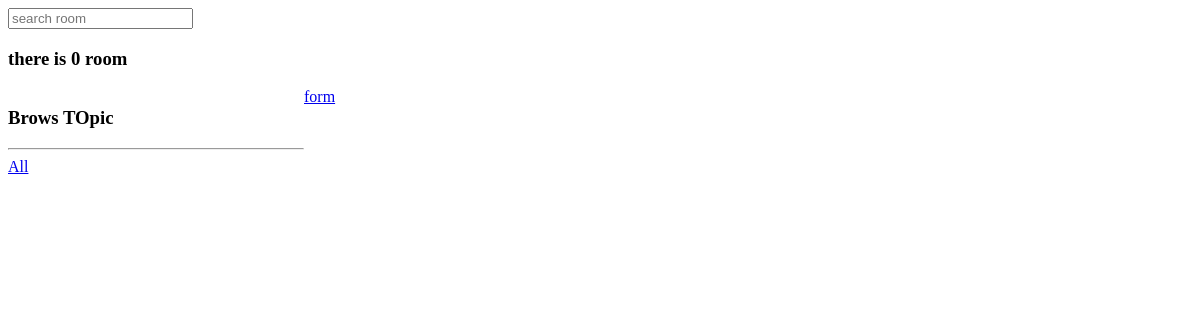
/room/?q=communication, run on an earlier commit of the app's database.
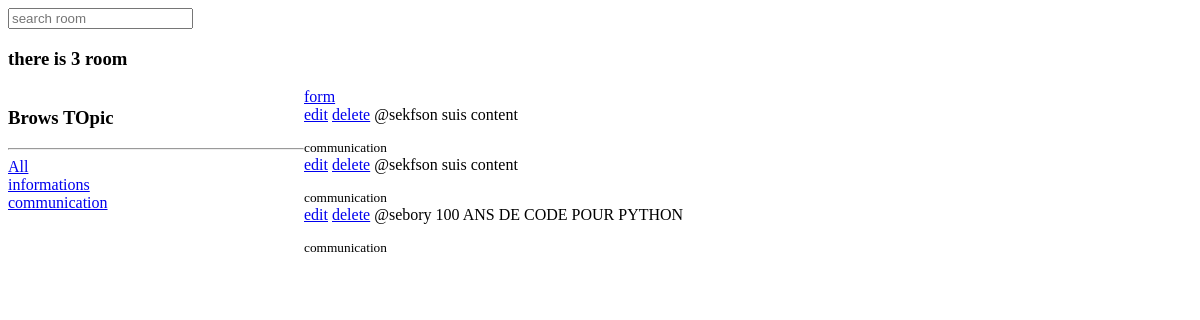
And on a later commit of the database.
### base/models.py (models this page shows, shortened)
class Topic(models.Model):
    name=models.CharField(max_length=200)

class Room(models.Model):
    host=models.ForeignKey(User, on_delete=models.SET_NULL,null=True)
    topic=models.ForeignKey(Topic, on_delete=models.SET_NULL, null=True)
    name=models.CharField(max_length=200)
    description=models.CharField(max_length=200,null=True,blank=True)
    updated=models.DateTimeField(auto_now=True)
    created=models.DateTimeField(auto_now_add=True)
    class Meta:
        ordering= ['-updated', '-created']

### base/views.py (the view)
# urls.py: path('room/',views.room_view,name="room"),
def room_view(request):
    q=request.GET.get('q') if request.GET.get('q') !=None else ''
    rooms=Room.objects.filter(
        Q(topic__name__icontains=q) |
        Q(name__icontains=q) |
        Q(description__icontains=q)
        )
    topics=Topic.objects.all()
    room_count=rooms.count()
    context={'rooms':rooms,'topics':topics,'room_count':room_count}
    return render(request,'base/room.html',context)

### base/templates/base/room.html (shortened to what this page needs)
<html lang="en">
<head>
</head>
<body>
    <form method="GET" action="{% url 'room' %}">
        <input type="text" name="q" placeholder="search room">
    </form>
    <H3>there is {{room_count}} room</H3>
    <div class="home-container">
        <div>
            <h3>Brows TOpic</h3>
            <hr>
            <div>
                <a href="{% url 'room' %}">All</a>
            </div>
            {% for topic in topics %}
                <div>
                    <a href="{% url 'room'%}?q={{topic.name}}">{{topic.name}}</a>
                </div>
            {% endfor %}
        </div>
    <div>
        <a href="{% url 'create-room' %}">form</a>
        {% for room in rooms %}
        <div>
            <a href="{% url 'update-room' room.id %}">edit</a>
            <a href="{% url 'delete-room' room.id %}">delete</a>
            <span>@{{room.host.username}}</span>
            {{room.name}}</a></p>
            <small>{{room.topic.name}}</small>
        </div>
        {% endfor %}
    </div>
    </div>
</body>
</html>

What changed in the data, as far as the page shows it:
added Topic: name "informations"
added Topic: name "communication"
added Room: host.username "sekfson", name "suis content", topic.name "communication"
added Room: host.username "sekfson", name "suis content", topic.name "communication"
now on this page (row edited): Room: host.username "sebory", name "100 ANS DE CODE POUR PYTHON", topic.name "communication"
Also different on the page:
{{ room_count }}: "0" → "3"
